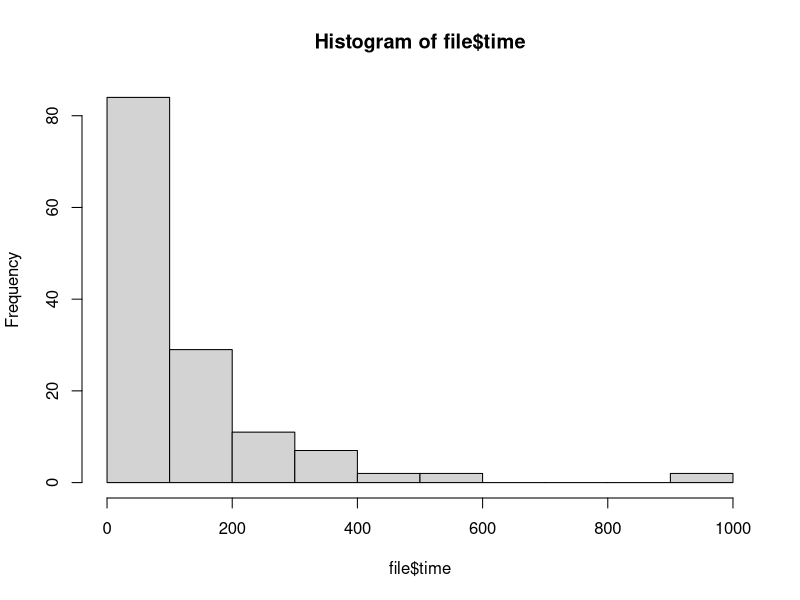

Source code (R):
library(survival)
veteran
file<-veteran 
file

write.csv(file, file = "file.csv", row.names = FALSE)
hist(file$time)


